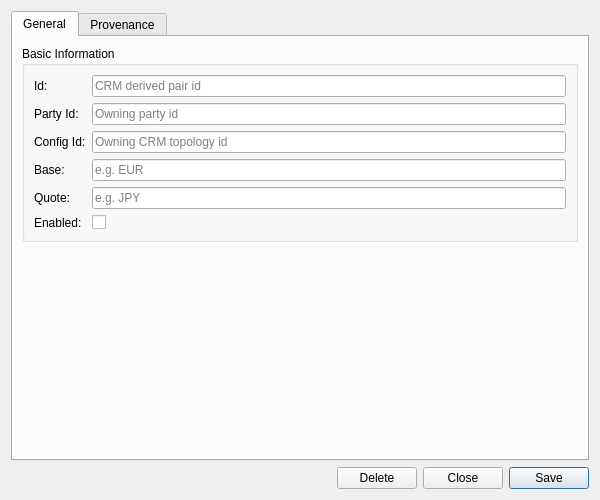
<?xml version="1.0" encoding="UTF-8"?>
<ui version="4.0">
 <class>CrmEnabledDerivedPairDetailDialog</class>
 <widget class="QWidget" name="CrmEnabledDerivedPairDetailDialog">
  <property name="geometry">
   <rect>
    <x>0</x>
    <y>0</y>
    <width>600</width>
    <height>500</height>
   </rect>
  </property>
  <property name="sizePolicy">
   <sizepolicy hsizetype="Preferred" vsizetype="Preferred">
    <horstretch>0</horstretch>
    <verstretch>0</verstretch>
   </sizepolicy>
  </property>
  <property name="minimumSize">
   <size>
    <width>600</width>
    <height>500</height>
   </size>
  </property>
  <property name="windowTitle">
   <string>CRM Enabled Derived Pair Details</string>
  </property>
  <layout class="QVBoxLayout" name="verticalLayout">
   <item>
    <widget class="QTabWidget" name="tabWidget">
     <property name="currentIndex"><number>0</number></property>
     <widget class="QWidget" name="generalTab">
      <attribute name="title"><string>General</string></attribute>
      <layout class="QVBoxLayout" name="generalLayout">
       <item>
        <widget class="QGroupBox" name="basicInfoGroup">
         <property name="title">
          <string>Basic Information</string>
         </property>
         <layout class="QFormLayout" name="formLayout">
          <item row="0" column="0">
           <widget class="QLabel" name="labelId">
            <property name="text">
             <string>Id:</string>
            </property>
           </widget>
          </item>
          <item row="0" column="1">
           <widget class="QLineEdit" name="idEdit">
            <property name="placeholderText">
             <string>CRM derived pair id</string>
            </property>
            <property name="readOnly">
             <bool>true</bool>
            </property>
           </widget>
          </item>
          <item row="1" column="0">
           <widget class="QLabel" name="labelPartyId">
            <property name="text">
             <string>Party Id:</string>
            </property>
           </widget>
          </item>
          <item row="1" column="1">
           <widget class="QLineEdit" name="partyIdEdit">
            <property name="placeholderText">
             <string>Owning party id</string>
            </property>
           </widget>
          </item>
          <item row="2" column="0">
           <widget class="QLabel" name="labelConfigId">
            <property name="text">
             <string>Config Id:</string>
            </property>
           </widget>
          </item>
          <item row="2" column="1">
           <widget class="QLineEdit" name="configIdEdit">
            <property name="placeholderText">
             <string>Owning CRM topology id</string>
            </property>
           </widget>
          </item>
          <item row="3" column="0">
           <widget class="QLabel" name="labelBaseCurrencyCode">
            <property name="text">
             <string>Base:</string>
            </property>
           </widget>
          </item>
          <item row="3" column="1">
           <widget class="QLineEdit" name="baseCcyEdit">
            <property name="placeholderText">
             <string>e.g. EUR</string>
            </property>
           </widget>
          </item>
          <item row="4" column="0">
           <widget class="QLabel" name="labelQuoteCurrencyCode">
            <property name="text">
             <string>Quote:</string>
            </property>
           </widget>
          </item>
          <item row="4" column="1">
           <widget class="QLineEdit" name="quoteCcyEdit">
            <property name="placeholderText">
             <string>e.g. JPY</string>
            </property>
           </widget>
          </item>
          <item row="5" column="0">
           <widget class="QLabel" name="labelEnabled">
            <property name="text">
             <string>Enabled:</string>
            </property>
           </widget>
          </item>
          <item row="5" column="1">
           <widget class="QCheckBox" name="enabledCheckBox">
            <property name="text">
             <string/>
            </property>
           </widget>
          </item>
         </layout>
        </widget>
       </item>
       <item>
        <spacer name="verticalSpacer">
         <property name="orientation">
          <enum>Qt::Vertical</enum>
         </property>
         <property name="sizeHint" stdset="0">
          <size>
           <width>20</width>
           <height>40</height>
          </size>
         </property>
        </spacer>
       </item>
      </layout>
     </widget>
     <widget class="QWidget" name="provenanceTab">
      <attribute name="title"><string>Provenance</string></attribute>
      <layout class="QVBoxLayout" name="provenanceTabLayout">
       <item>
        <widget class="ores::qt::ProvenanceWidget" name="provenanceWidget" native="true"/>
       </item>
      </layout>
     </widget>
    </widget>
   </item>
   <item>
    <layout class="QHBoxLayout" name="buttonLayout">
     <item>
      <spacer name="horizontalSpacer">
       <property name="orientation">
        <enum>Qt::Horizontal</enum>
       </property>
       <property name="sizeHint" stdset="0">
        <size>
         <width>40</width>
         <height>20</height>
        </size>
       </property>
      </spacer>
     </item>
     <item>
      <widget class="QPushButton" name="deleteButton">
       <property name="text">
        <string>Delete</string>
       </property>
      </widget>
     </item>
     <item>
      <widget class="QPushButton" name="closeButton">
       <property name="text">
        <string>Close</string>
       </property>
      </widget>
     </item>
     <item>
      <widget class="QPushButton" name="saveButton">
       <property name="text">
        <string>Save</string>
       </property>
       <property name="default">
        <bool>true</bool>
       </property>
      </widget>
     </item>
    </layout>
   </item>
  </layout>
 </widget>
 <customwidgets>
  <customwidget>
   <class>ores::qt::ProvenanceWidget</class>
   <extends>QWidget</extends>
   <header>ores.qt/ProvenanceWidget.hpp</header>
  </customwidget>
 </customwidgets>
 <resources/>
 <connections/>
</ui>
